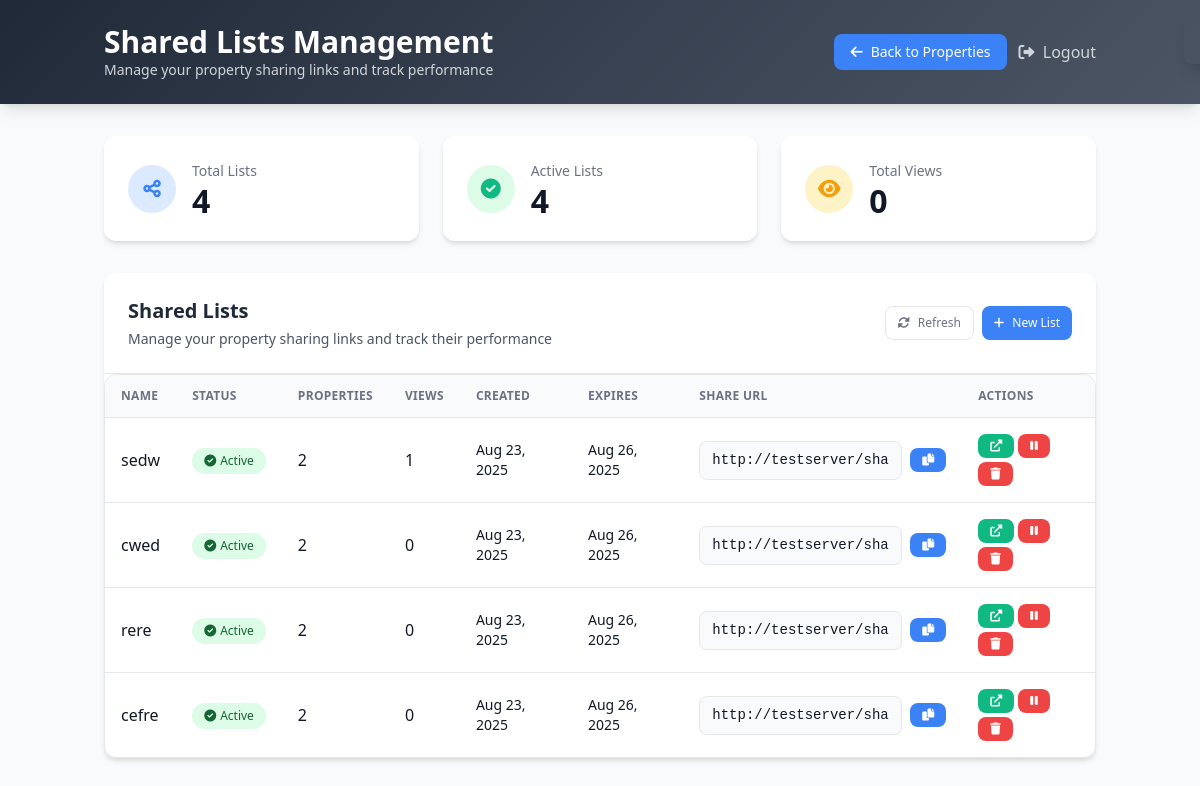
The page /manage-shares/ (signed in) on the database as committed earlier.
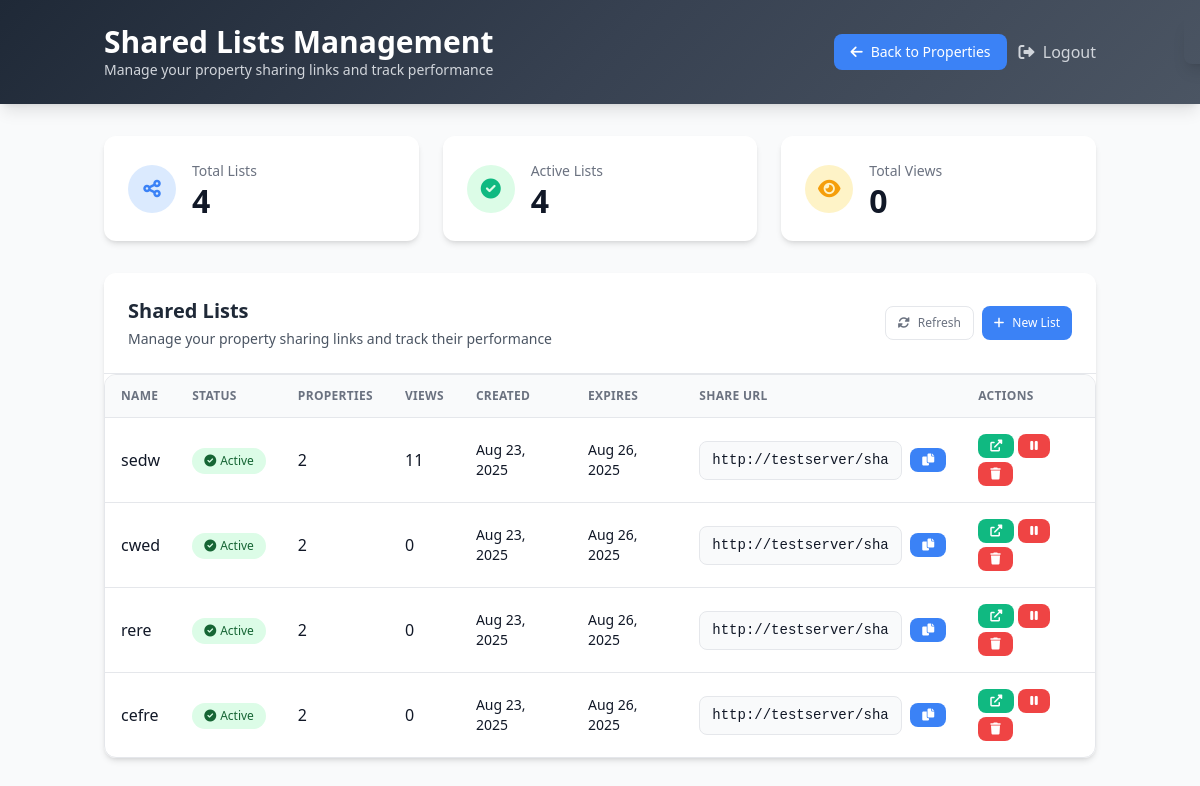
The same page on the database as committed later.
### properties/models.py (models this page shows, shortened)
class SharedPropertyList(models.Model):
    name = models.CharField(max_length=200, help_text="Name for this shared list")
    token = models.CharField(max_length=50, unique=True, blank=True)
    properties = models.ManyToManyField(Property, related_name='shared_lists')
    created_by = models.ForeignKey(User, on_delete=models.CASCADE, related_name='shared_lists')
    created_at = models.DateTimeField(auto_now_add=True)
    expires_at = models.DateTimeField()
    is_active = models.BooleanField(default=True)
    view_count = models.PositiveIntegerField(default=0)
    airtable_ids = models.JSONField(default=list, help_text="List of Airtable record IDs for the properties")
    class Meta:
        ordering = ['-created_at']
    def is_expired(self):
        return timezone.now() > self.expires_at
    def is_valid(self):
        return self.is_active and not self.is_expired()

### properties/views.py (the view)
# urls.py: path('manage-shares/', views.manage_shared_lists, name='manage_shared_lists'),
@login_required
def manage_shared_lists(request):
    try:
        profile = request.user.profile
        if not profile.can_share_properties:
            messages.error(request, 'Permission denied.')
            return redirect('landing')
    except UserProfile.DoesNotExist:
        messages.error(request, 'Permission denied.')
        return redirect('landing')
    shared_lists = SharedPropertyList.objects.filter(created_by=request.user)
    return render(request, 'manage_shared_lists.html', {
        'shared_lists': shared_lists
    })

### templates/manage_shared_lists.html (shortened to what this page needs)
<!DOCTYPE html>
{% load static %}
<html lang="en">
<head>
    <script src="https://cdn.tailwindcss.com"></script>
    <link rel="stylesheet" href="https://cdnjs.cloudflare.com/ajax/libs/font-awesome/6.0.0/css/all.min.css">
</head>
<body class="bg-gray-50">
    <header class="header-gradient text-white shadow-lg sticky top-0 z-40">
        <div class="container mx-auto px-4 py-6">
            <div class="flex justify-between items-center flex-wrap gap-4">
                <div>
                    <h1 class="text-2xl lg:text-3xl font-bold">Shared Lists Management</h1>
                    <p class="text-gray-300 text-sm">Manage your property sharing links and track performance</p>
                </div>
                <nav class="flex items-center gap-3">
                    <a href="{% url 'landing' %}" class="btn btn-primary">
                        <i class="fas fa-arrow-left"></i>
                        <span class="hidden sm:inline">Back to Properties</span>
                    </a>
                    <a href="{% url 'logout' %}" class="text-gray-300 hover:text-white transition-colors">
                        <i class="fas fa-sign-out-alt"></i>
                        <span class="hidden sm:inline ml-1">Logout</span>
                    </a>
                </nav>
            </div>
        </div>
    </header>
    <div class="container mx-auto px-4 py-8">
        <div class="stats-grid mb-8">
            <div class="card stat-card">
                <div class="stat-icon" style="background: #dbeafe; color: var(--primary);">
                    <i class="fas fa-share-alt"></i>
                </div>
                <div class="stat-content">
                    <h3>Total Lists</h3>
                    <p>{{ shared_lists|length }}</p>
                </div>
            </div>
            <div class="card stat-card">
                <div class="stat-icon" style="background: #dcfce7; color: var(--success);">
                    <i class="fas fa-check-circle"></i>
                </div>
                <div class="stat-content">
                    <h3>Active Lists</h3>
                    <p>
                        {% regroup shared_lists by is_valid as grouped_lists %}
                        {% for group in grouped_lists %}
                            {% if group.grouper %}{{ group.list|length }}{% endif %}
                        {% empty %}0{% endfor %}
                    </p>
                </div>
            </div>
            <div class="card stat-card">
                <div class="stat-icon" style="background: #fef3c7; color: var(--warning);">
                    <i class="fas fa-eye"></i>
                </div>
                <div class="stat-content">
                    <h3>Total Views</h3>
                    <p>
                        {% with total=0 %}
                            {{ total }}
                        {% endwith %}
                    </p>
                </div>
            </div>
        </div>
        <div class="card">
            <div class="p-6 border-b border-gray-200">
                <div class="flex justify-between items-center flex-wrap gap-4">
                    <div>
                        <h2 class="text-xl font-bold text-gray-800">Shared Lists</h2>
                        <p class="text-gray-600 text-sm mt-1">Manage your property sharing links and track their performance</p>
                    </div>
                    <div class="flex gap-2">
                        <button class="btn btn-outline btn-sm" onclick="location.reload()">
                            <i class="fas fa-sync-alt"></i>
                            Refresh
                        </button>
                        <a href="{% url 'landing' %}" class="btn btn-primary btn-sm">
                            <i class="fas fa-plus"></i>
                            New List
                        </a>
                    </div>
                </div>
            </div>
            {% if shared_lists %}
                <div class="table-container">
                    <table class="table">
                        <thead>
                            <tr>
                                <th>Name</th>
                                <th>Status</th>
                                <th>Properties</th>
                                <th>Views</th>
                                <th>Created</th>
                                <th>Expires</th>
                                <th>Share URL</th>
                                <th>Actions</th>
                            </tr>
                        </thead>
                        <tbody>
                            {% for shared_list in shared_lists %}
                                <tr>
                                    <td class="font-medium">
                                        <div class="text-truncate" style="max-width: 200px;" title="{{ shared_list.name }}">
                                            {{ shared_list.name }}
                                        </div>
                                    </td>
                                    <td>
                                        {% if shared_list.is_valid %}
                                            <span class="status-badge status-active">
                                                <i class="fas fa-check-circle"></i>Active
                                            </span>
                                        {% elif shared_list.is_expired %}
                                            <span class="status-badge status-expired">
                                                <i class="fas fa-clock"></i>Expired
                                            </span>
                                        {% else %}
                                            <span class="status-badge status-inactive">
                                                <i class="fas fa-pause-circle"></i>Inactive
                                            </span>
                                        {% endif %}
                                    </td>
                                    <td class="font-medium">{{ shared_list.properties.count }}</td>
                                    <td class="font-medium">{{ shared_list.view_count|default:0 }}</td>
                                    <td class="text-sm text-gray-600">{{ shared_list.created_at|date:"M d, Y" }}</td>
                                    <td class="text-sm text-gray-600">{{ shared_list.expires_at|date:"M d, Y" }}</td>
                                    <td>
                                        {% if shared_list.is_valid %}
                                            <div class="copy-input-group">
                                                <input
                                                    type="text"
                                                    value="{{ request.scheme }}://{{ request.get_host }}{% url 'shared_properties' shared_list.token %}"
                                                    readonly
                                                    class="copy-input"
                                                    id="shareUrl{{ shared_list.id }}"
                                                    title="{{ request.scheme }}://{{ request.get_host }}{% url 'shared_properties' shared_list.token %}"
                                                >
                                                <button
                                                    class="btn btn-primary btn-sm flex-shrink-0"
                                                    onclick="copyToClipboard('shareUrl{{ shared_list.id }}')"
                                                    title="Copy URL"
                                                >
                                                    <i class="fas fa-copy"></i>
                                                </button>
                                            </div>
                                        {% else %}
                                            <span class="text-gray-500 text-sm">N/A</span>
                                        {% endif %}
                                    </td>
                                    <td>
                                        <div class="action-buttons">
                                            {% if shared_list.is_valid %}
                                                <a
                                                    href="{% url 'shared_properties' shared_list.token %}"
                                                    target="_blank"
                                                    class="btn btn-success btn-sm"
                                                    title="Preview List"
                                                >
                                                    <i class="fas fa-external-link-alt"></i>
                                                </a>
                                            {% endif %}
                                            <button
                                                class="btn {% if shared_list.is_active %}btn-danger{% else %}btn-success{% endif %} btn-sm"
                                                onclick="toggleListStatus({{ shared_list.id }}, {{ shared_list.is_active|yesno:'true,false' }})"
                                                id="toggleBtn{{ shared_list.id }}"
                                                title="{% if shared_list.is_active %}Deactivate{% else %}Activate{% endif %} List"
                                            >
                                                <i class="fas fa-{% if shared_list.is_active %}pause{% else %}play{% endif %}"></i>
                                            </button>
                                            <button
                                                class="btn btn-danger btn-sm"
                                                onclick="deleteList({{ shared_list.id }})"
                                                id="deleteBtn{{ shared_list.id }}"
                                                title="Delete List"
                                            >
                                                <i class="fas fa-trash"></i>
                                            </button>
                                        </div>
                                    </td>
                                </tr>
                            {% endfor %}
                        </tbody>
                    </table>
                </div>
            {% endif %}
        </div>
    </div>
    <div id="toast" class="toast">
    </div>
</body>
</html>

### templates/manage_shared_lists.html (style rules this page uses)
:root { --primary: #3b82f6; --primary-dark: #2563eb; --success: #10b981; --success-dark: #059669; --danger: #ef4444; --danger-dark: #dc2626; --warning: #f59e0b; --warning-dark: #d97706; --surface: #ffffff; --surface-hover: #f8fafc; --border: #e5e7eb; --text-primary: #111827; --text-secondary: #6b7280; --shadow-sm: 0 1px 2px 0 rgb(0 0 0 / 0.05); --shadow-md: 0 4px 6px -1px rgb(0 0 0 / 0.1), 0 2px 4px -2px rgb(0 0 0 / 0.1); --shadow-lg: 0 10px 15px -3px rgb(0 0 0 / 0.1), 0 4px 6px -4px rgb(0 0 0 / 0.1); }
.card { background: var(--surface); border-radius: 0.75rem; box-shadow: var(--shadow-md); transition: all 0.2s ease-in-out; }
.btn { display: inline-flex; align-items: center; gap: 0.5rem; padding: 0.5rem 1rem; border-radius: 0.5rem; font-weight: 500; font-size: 0.875rem; line-height: 1.25rem; text-decoration: none; transition: all 0.2s ease-in-out; border: none; cursor: pointer; }
.btn-primary { background: var(--primary); color: white; }
.btn-success { background: var(--success); color: white; }
.btn-danger { background: var(--danger); color: white; }
.btn-outline { background: transparent; border: 1px solid var(--border); color: var(--text-secondary); }
.btn-sm { padding: 0.375rem 0.75rem; font-size: 0.75rem; }
.status-badge { display: inline-flex; align-items: center; gap: 0.25rem; padding: 0.25rem 0.75rem; border-radius: 9999px; font-size: 0.75rem; font-weight: 500; }
.status-active { background: #dcfce7; color: #166534; }
.table-container { overflow-x: auto; border-radius: 0.75rem; border: 1px solid var(--border); }
.table { width: 100%; border-collapse: collapse; min-width: 800px; }
.table th { background: #f9fafb; padding: 0.75rem 1rem; text-align: left; font-size: 0.75rem; font-weight: 600; color: var(--text-secondary); text-transform: uppercase; letter-spacing: 0.025em; border-bottom: 1px solid var(--border); white-space: nowrap; }
.table td { padding: 1rem; border-bottom: 1px solid var(--border); color: var(--text-primary); vertical-align: middle; }
.table tbody tr:last-child td { border-bottom: none; }
.copy-input-group { display: flex; align-items: center; gap: 0.5rem; max-width: 300px; }
.copy-input { flex: 1; min-width: 200px; padding: 0.5rem 0.75rem; border: 1px solid var(--border); border-radius: 0.5rem; font-size: 0.875rem; background: #f9fafb; font-family: monospace; }
.stats-grid { display: grid; grid-template-columns: repeat(auto-fit, minmax(250px, 1fr)); gap: 1.5rem; }
.stat-card { display: flex; align-items: center; gap: 1rem; padding: 1.5rem; }
.stat-icon { display: flex; align-items: center; justify-content: center; width: 3rem; height: 3rem; border-radius: 50%; font-size: 1.25rem; flex-shrink: 0; }
.stat-content h3 { font-size: 0.875rem; color: var(--text-secondary); margin: 0; font-weight: 500; }
.stat-content p { font-size: 2rem; font-weight: 700; color: var(--text-primary); margin: 0.25rem 0 0 0; line-height: 1; }
.header-gradient { background: linear-gradient(135deg, #1f2937 0%, #374151 50%, #4b5563 100%); }
.toast { position: fixed; top: 1rem; right: 1rem; padding: 1rem; border-radius: 0.5rem; color: white; z-index: 50; transform: translateX(100%); transition: transform 0.3s ease-in-out; box-shadow: var(--shadow-lg); }
.action-buttons { display: flex; gap: 0.25rem; flex-wrap: wrap; }
.text-truncate { white-space: nowrap; overflow: hidden; text-overflow: ellipsis; }

Rows that differ between the two databases and show on the page:
changed SharedPropertyList "sedw": view_count "1" → "11"
